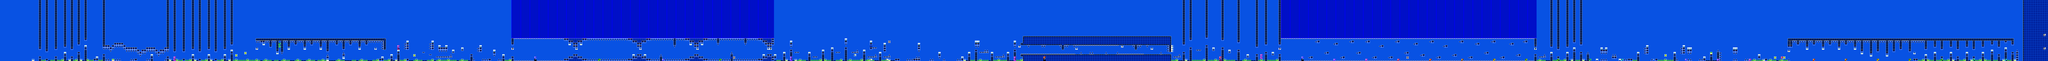

A 2D game scene composited from a Tiled map and its tileset images. What follows is a short description and the map's XML, with each tile layer's data collapsed to a summary:
An orthogonal 897x27 tile map with 16x16 px tiles, 2 tile layers (SP, ...), 2 tilesets.

<map version="1.10" tiledversion="1.10.2" orientation="orthogonal" renderorder="right-down" width="897" height="27" tilewidth="16" tileheight="16" infinite="0" nextlayerid="3" nextobjectid="1">
 <editorsettings>
  <chunksize width="16" height="27" />
  <export target="jumper.csv" format="csv" />
 </editorsettings>
 <tileset firstgid="1" name="famidash" tilewidth="16" tileheight="16" tilecount="256" columns="16">
  <image source="../../GRAPHICS/famidash.bmp" width="256" height="256" />
 </tileset>
 <tileset firstgid="257" name="sprites" tilewidth="16" tileheight="16" tilecount="256" columns="16">
  <image source="../../GRAPHICS/sprites.png" width="256" height="256" />
 </tileset>
 <layer id="1" width="897" height="27" opacity="0.97">
  <data>[24219 cells, 24219 non-empty, 29 distinct tile ids]</data>
 </layer>
 <layer id="2" name="SP" width="897" height="27" offsetx="-0.666667" offsety="-0.666667">
  <data>[24219 cells, 245 non-empty, 37 distinct tile ids]</data>
 </layer>
</map>
